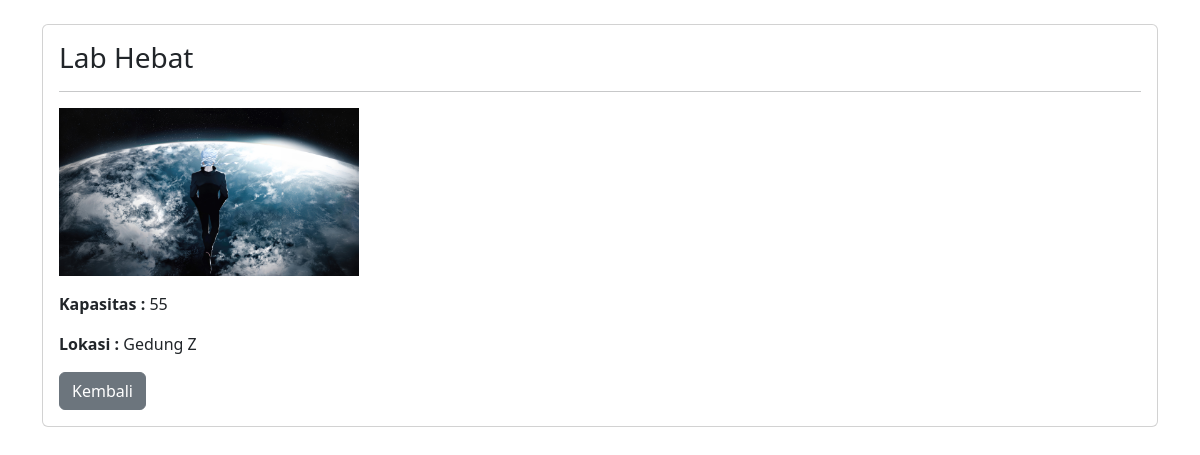
Screenshot of /laboratorium/detail.php?id=6 with the database file from the repository.
### tables this page shows
CREATE TABLE `laboratorium` (
  `id_lab` int(11) NOT NULL,
  `nama_lab` varchar(100) NOT NULL,
  `kapasitas` int(11) NOT NULL,
  `lokasi` varchar(100) NOT NULL,
  `keterangan` text DEFAULT NULL,
  `created_at` timestamp NULL DEFAULT current_timestamp(),
  `foto` varchar(255) DEFAULT NULL
);

### laboratorium/detail.php (the view, shortened to what this page needs)
<?php
include "../config/koneksi.php";
$id = $_GET['id'];
$data = mysqli_query(
$koneksi,
"SELECT * FROM laboratorium
WHERE id_lab='$id'"
);
$row = mysqli_fetch_assoc($data);
?>
<!DOCTYPE html>
<html>
<head>
<link href="https://cdn.jsdelivr.net/npm/bootstrap@5.3.3/dist/css/bootstrap.min.css" rel="stylesheet">
</head>
<body>
<div class="container mt-4">
<div class="card">
<div class="card-body">
<h3><?= $row['nama_lab'] ?></h3>
<hr>
<img
src="../upload/laboratorium/<?= $row['foto'] ?>"
width="300"
class="mb-3">
<p>
<b>Kapasitas :</b>
<?= $row['kapasitas'] ?>
</p>
<p>
<b>Lokasi :</b>
<?= $row['lokasi'] ?>
</p>
<a href="index.php"
class="btn btn-secondary">
Kembali
</a>
</div>
</div>
</div>
</body>
</html>

### rows the page displays
laboratorium: nama_lab "Lab Hebat", foto (picture), kapasitas "55", lokasi "Gedung Z"
